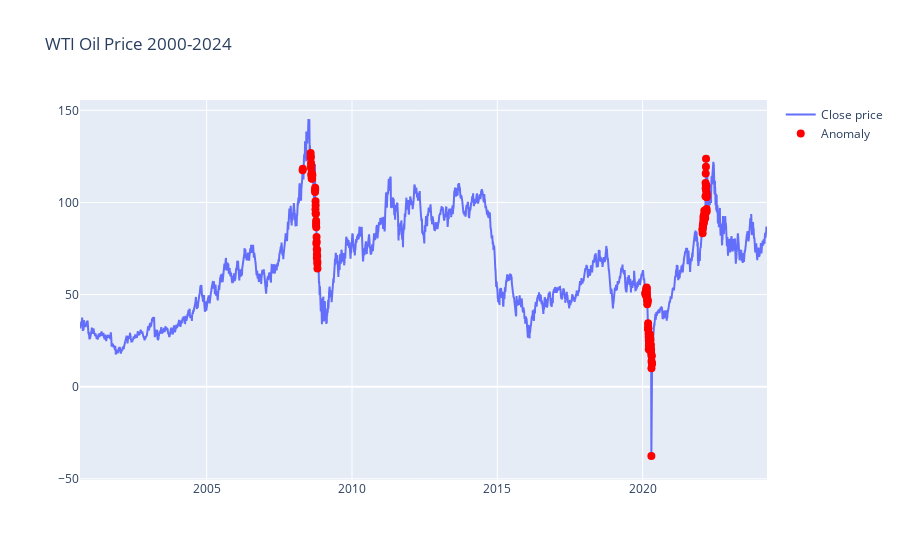

The code cell stored with this chart in its notebook:
### Code cell
import plotly.graph_objects as go

# Create a figure
fig = go.Figure()

# Add the close price data
fig.add_trace(go.Scatter(x=df['Date'], y=df['Close'], mode='lines', name='Close price'))

# Add markers for anomalies
anomalies_dates = detected_anomalies['Date']
anomalies_prices = detected_anomalies['Close']
fig.add_trace(go.Scatter(x=anomalies_dates, y=anomalies_prices, mode='markers', name='Anomaly', marker=dict(color='red', size=8)))

# Update layout
fig.update_layout(showlegend=True, title='WTI Oil Price 2000-2024')

# Show plot
fig.show()

### Figure 1 — Plotly figure (JSON) as saved in the notebook; plotly's stock layout.template omitted (floating-point values rounded to 4 significant figures; data arrays with more than 128 entries replaced by an {"elided": "..."} marker saying what was removed)
{"data": [{"mode": "lines", "name": "Close price", "type": "scatter", "x": {"elided": "5935 str values"}, "y": {"elided": "5935 float values"}}, {"marker": {"color": "red", "size": 8}, "mode": "markers", "name": "Anomaly", "type": "scatter", "x": {"elided": "139 str values"}, "y": {"elided": "139 float values"}}], "layout": {"showlegend": true, "title": {"text": "WTI Oil Price 2000-2024"}}}
